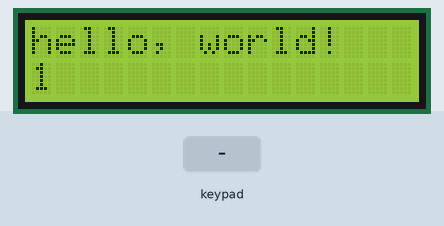
Simulated run of this sketch. Board: Arduino Uno, built with avr-gcc and run on an emulated ATmega328P. Parts: 16×2 character LCD. Inputs (shaded band) come from the test bench.

Above: at 1.2 s.
1.3 s: keypad keys 1 3 1 0 9 8 # pressed 0.4 s apart
At 4.8 s:
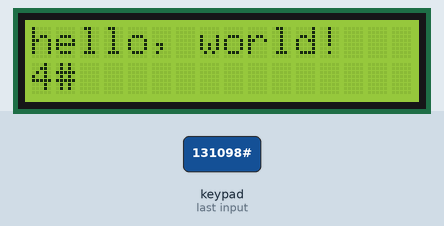
7.1 s: key 'A' pressed
At 8.8 s:
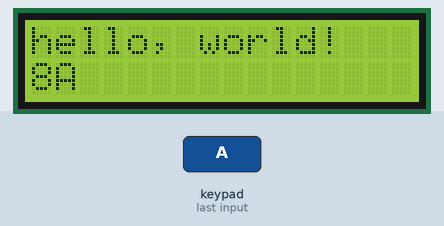
10.1 s: key 'B' pressed
At 11.4 s:
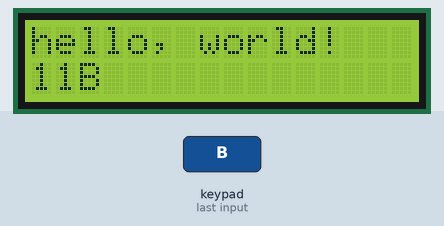
13.1 s: keypad keys 1 3 1 0 9 8 * pressed 0.4 s apart
At 16.4 s:
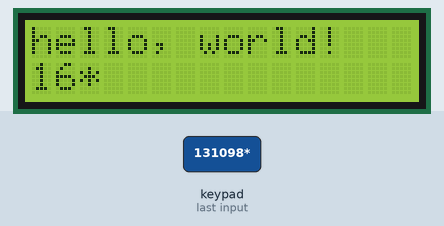
18.9 s: key 'C' pressed
At 19.8 s:
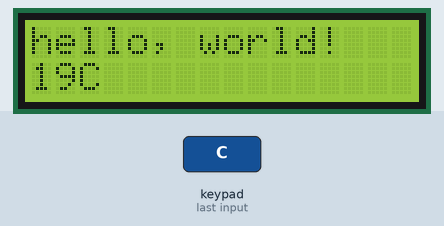
21.9 s: keypad keys 1 3 1 0 9 8 D pressed 0.4 s apart
At 25.7 s:
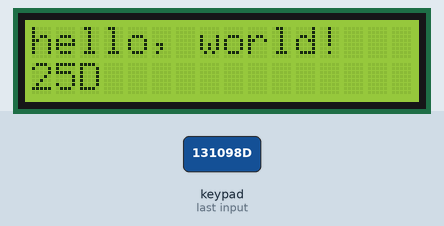
Timing chart, 0 to 27.2 s (numbered marks = the images above; inputs shaded):
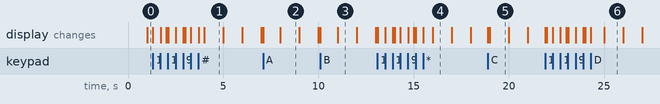

The sketch:

Ejemplo_LCD_v1.ino
```cpp
#include <LiquidCrystal.h>
#include <Keypad.h>

const byte rows = 4; //4 filas
const byte cols = 4; //4 columnas
char keys[rows][cols] = {
  {'1','2','3','A'},
  {'4','5','6','B'},
  {'7','8','9','C'},
  {'*','0','#','D'}
};
byte rowPins[rows] = {13, 10, 9, 8}; //primeros 4 pines del keypad son las filas
byte colPins[cols] = {7, 6, 1, 0}; //ultimos 4 pines del keypad son las columnas

Keypad MyKeypad = Keypad( makeKeymap(keys), rowPins, colPins, rows, cols ); //instancio el Keypad con la configuracion


// initialize the library with the numbers of the interface pins
LiquidCrystal lcd(12, 11, 5, 4, 3, 2);

void setup() {
  // set up the LCD's number of columns and rows:
  lcd.begin(16, 2);
  // Print a message to the LCD.
  lcd.print("hello, world!");
}

void loop() {

  char keypressed = MyKeypad.getKey();
  if (keypressed != NO_KEY)
  lcd.print(keypressed);

  // set the cursor to column 0, line 1
  // (note: line 1 is the second row, since counting begins with 0):
  lcd.setCursor(0, 1);
  // print the number of seconds since reset:
  lcd.print(millis() / 1000);
}
```

Measured:
- after the input at 7.1 s, the display: first changes at once (image 2 shows a later state)
- after the input at 10.1 s, the display: first changes at once (image 3 shows a later state)
- after the input at 13.1 s, the display: first changes at once (image 4 shows a later state)
- after the input at 18.9 s, the display: first changes at once (image 5 shows a later state)
- after the input at 21.9 s, the display: first changes at once (image 6 shows a later state)
- what the display in image 1 shows lasts 1.0 s, from 4.0 s to 5.0 s
